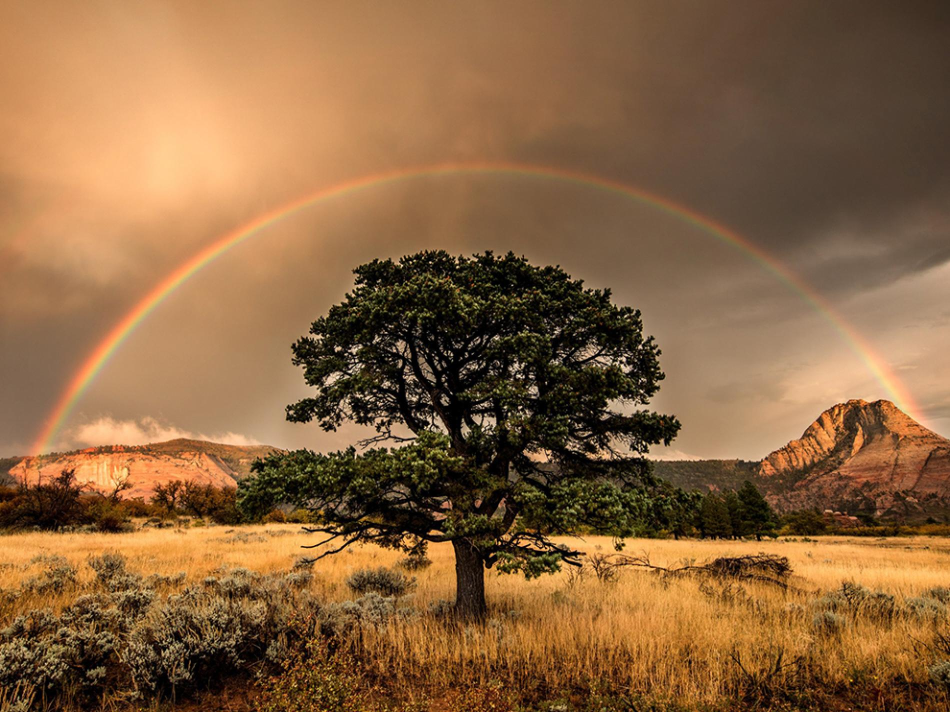
%> input picture assignments_prog/hw03/CS1674-HW03/Rainbow.jpg, 1900 x 1424 px (shown at 1/2 size)
$ octave partIII.m   (GNU Octave 9; MATLAB toolbox functions it lacks are replaced by stand-ins)
%> lines starting %> are read from the running program, lines starting %| are printed output that depends on the picture
### assignments_prog/hw03/pyramids.m
function [ G, L] = pyramid_resize( im, fil )%%%%%%%%%%%%%%%%%%%%%%%%%%%%%%%%%%%%%%%%%%%%%
% (6) Your code should include a function with signature
% [G, L] = pyramids(im, fil);,
% where G is the Gaussian pyramid and L is the Laplacian pyramid,
% while im is a grayscale image
% and fil is the output of fspecial('gaussian', hsize, sigma).
% G should be a cell array such that G{i} returns the i-th level
% of the Gaussian pyramid.
% Similarly L{i} should return the i-th level of the Laplacian pyramid.

% assign input variables
im_filter = fil;
image = im;

% define output values
G = {};
L = {};

% gaussian of laplacian
for i = 1:5
    % gaussian blur
    im_blur = imfilter(image, im_filter);
    G{i} = im_blur;

    %%%%%%%%%%%%%%%%%%%%%%%%%%%%%%%%%%%%%%%%%%%%%
    % (3) To compute the Laplacian at each stage, remember that your images
    % (pre- and post-blurring) should be of the same size,
    % but the image you store in the actual pyramid should be scaled down
    % by a factor of 2

    % laplacian details
    im_details = image - im_blur;
    L{i} = im_details;


    %%%%%%%%%%%%%%%%%%%%%%%%%%%%%%%%%%%%%%%%%%%%%
    % (4) To scale an image down, simply ignore every other pixel.
    % For example, you can retrieve only pixels in increments of 2.
    % In Matlab, the way to do that is e.g. im = im(1:2:end, 1:2:end);
    % downsample by a factor of 2
    image = im_blur(1:2:end, 1:2:end);
    figure; imshow(image);

    %%%%%%%%%%%%%%%%%%%%%%%%%%%%%%%%%%%%%%%%%%%%%
    % (5) Use the same filter at each step.

    % >>>> Done, because this is a For-loop....

end


end

### assignments_prog/hw03/partIII.m
%%%%%%%%%%%%%%%%%%%%%%%%%%%%%%%%%%%%%%%%%%%%%%%%%%%%%%%%%%%%%%%%%%%%%%%
% @author:  Anthony (Tony) Poerio (adp59@pitt.edu)
%
% CS1674 - Computer Vision
% Programming Assignment #03
% Fall 2016
%%%%%%%%%%%%%%%%%%%%%%%%%%%%%%%%%%%%%%%%%%%%%%%%%%%%%%%%%%%%%%%%%%%%%%%

% Part III: Image Pyramids (15 points)
%%%%%%%%%%%%%%%%%%%%%%%%%%%%%%%%%%%%%%%%%%%%%
% In this problem, you will illustrate different levels of detail in an image,
% using image pyramids, as discussed in class.


%%%%%%%%%%%%%%%%%%%%%%%%%%%%%%%%%%%%%%%%%%%%%
% (1)  Choose an image that has an interesting variety of texture
% (from Flickr/Google/Bing or your own images).
% The image should be at least 640x480 pixels and converted to grayscale.
% Use the Matlab function rgb2gray.
image = imread('CS1674-HW03/Rainbow.jpg');
%> image is the input picture: size 1424x1900x3 uint8; mean R, G, B 138.7, 100.9, 64.6
image = imresize(image, 0.5);
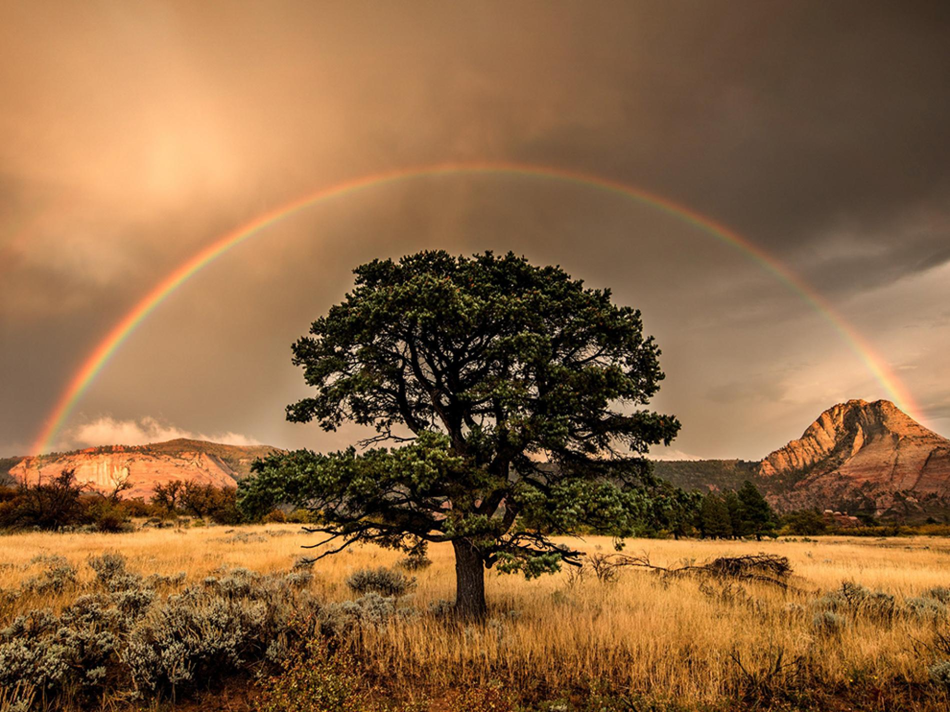
%> image: size 712x950x3 uint8; mean R, G, B 138.7, 100.9, 64.6
image = rgb2gray(image);
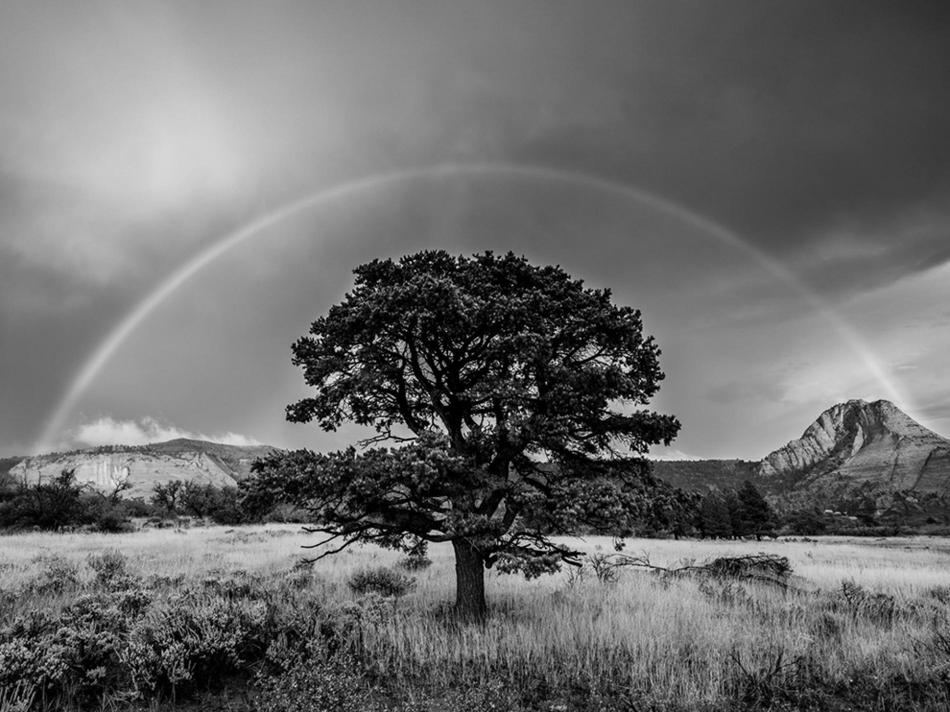
%> image: size 712x950 uint8; min 0, max 237, mean 108.1


%%%%%%%%%%%%%%%%%%%%%%%%%%%%%%%%%%%%%%%%%%%%%
% (2) Write code for a Gaussian and Laplacian pyramids of level N (use for loops).
% In each level, the resolution should be reduced by a factor of 2.
% As discussed in class, before each subsampling, the image should be blurred;
% use the Matlab function imfilter.

% N = 5, just as a starting point for experimentation
N = 5;

% gaussian of laplacian
for y = 1:N
    % gaussian blur
    im_filter = fspecial('gaussian', 30, 10);
    im_blur = imfilter(image, im_filter);

    %%%%%%%%%%%%%%%%%%%%%%%%%%%%%%%%%%%%%%%%%%%%%
    % (3) To compute the Laplacian at each stage, remember that your images
    % (pre- and post-blurring) should be of the same size,
    % but the image you store in the actual pyramid should be scaled down
    % by a factor of 2

    % laplacian details
    im_details = image - im_blur;


    %%%%%%%%%%%%%%%%%%%%%%%%%%%%%%%%%%%%%%%%%%%%%
    % (4) To scale an image down, simply ignore every other pixel.
    % For example, you can retrieve only pixels in increments of 2.
    % In Matlab, the way to do that is e.g. im = im(1:2:end, 1:2:end);
    % downsample by a factor of 2
    image = image(1:2:end, 1:2:end);
    figure; imshow(image);

    %%%%%%%%%%%%%%%%%%%%%%%%%%%%%%%%%%%%%%%%%%%%%
    % (5) Use the same filter at each step.

    % >>>> Done, because this is a For-loop....

end
%> this loop made 5 passes
%> pass 1, `im_blur = imfilter(image, im_filter);`:
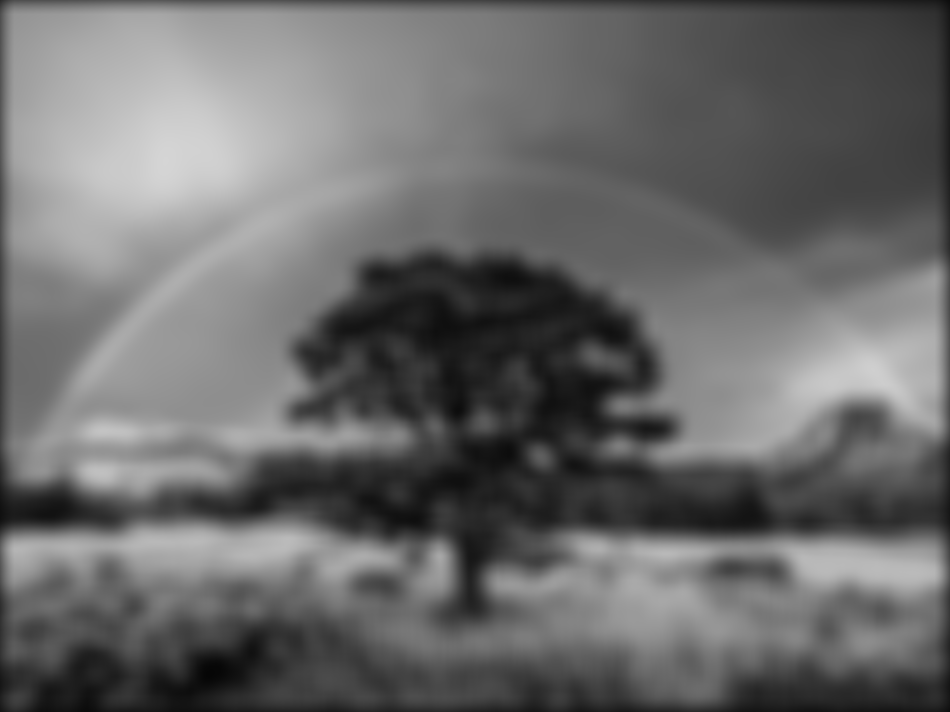
%> im_blur: size 712x950 uint8; min 6, max 213, mean 106.6
%> pass 1, `im_details = image - im_blur;`:
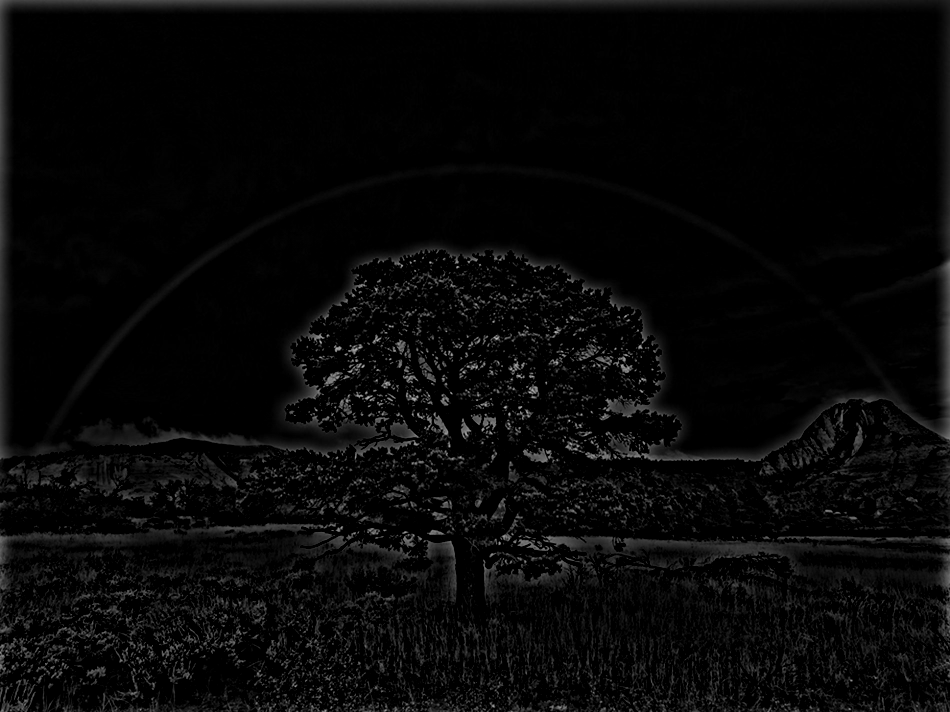
%> im_details: size 712x950 uint8; min 0, max 194, mean 7.8
%> pass 1, `image = image(1:2:end, 1:2:end);`:
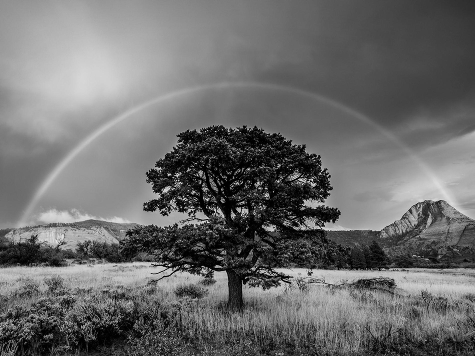
%> image: size 356x475 uint8; min 0, max 232, mean 108.1
%> pass 2, `im_blur = imfilter(image, im_filter);`:
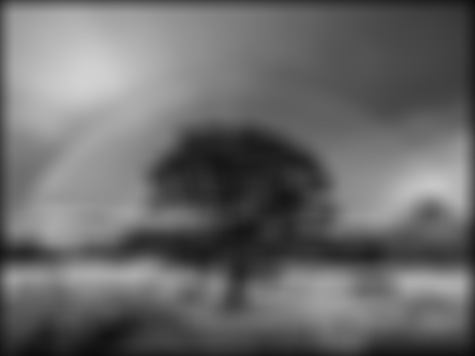
%> im_blur: size 356x475 uint8; min 12, max 210, mean 105.2


%%%%%%%%%%%%%%%%%%%%%%%%%%%%%%%%%%%%%%%%%%%%%
% (6) Your code should include a function with signature
% [G, L] = pyramids(im, fil);,
% where G is the Gaussian pyramid and L is the Laplacian pyramid,
% while im is a grayscale image
% and fil is the output of fspecial('gaussian', hsize, sigma).
% G should be a cell array such that G{i} returns the i-th level
% of the Gaussian pyramid.
% Similarly L{i} should return the i-th level of the Laplacian pyramid.

% >>> SEE:  'pyramids.m'

%%%%%%%%%%%%%%%%%%%%%%%%%%%%%%%%%%%%%%%%%%%%%
% (7) Set L{n} = G{n};

% Use the Matlab function rgb2gray.
image = imread('CS1674-HW03/Rainbow.jpg');
image = imresize(image, 0.5);
image = rgb2gray(image);

% also set the filter
im_filter = fspecial('gaussian', 30, 10);


[G, L] = pyramids(image, im_filter);
%> the loop in pyramid_resize, `for i = 1:5` made 5 passes
%> pass 2, in pyramid_resize, `im_details = image - im_blur;`:
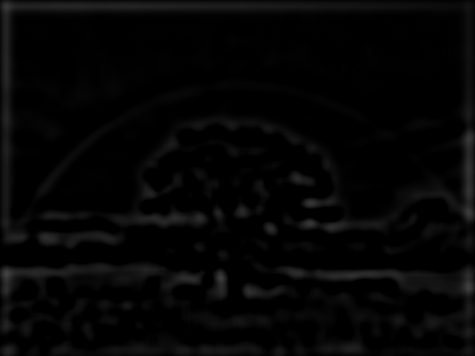
%> im_details: size 356x475 uint8; min 0, max 67, mean 5.2
%> after the loop in pyramid_resize, `for i = 1:5`: G = 5 items
%> G = 5 items; L = 5 items


%%%%%%%%%%%%%%%%%%%%%%%%%%%%%%%%%%%%%%%%%%%%%
% (8) Your code should also include a script titled image_pyramids.m that
% loads the image, runs the pyramids code, and shows the pyramids.
% Show a Gaussian and Laplacian pyramid of level 5 for your chosen image
% using your code. You can show each G{i} and L{i} separately,
% resulting in 10 separate figures which you label appropriately using title,
%or you can show them together in 1 subplot with 10 figures or
% 2 subplots with 5 figures. You can (but don't have to) also use the
% tight_subplot function to format your plot.

% Show all of these at the same size.

for y = 1:5
    % print gaussian with labels
    str = 'Gaussian Number ';
    str = strcat(str, num2str(y));
    figure; imshow(G{y}); title(str);
end

for y = 1:5
    % print laplacian with labels
    str = 'Laplacian Number ';
    str = strcat(str, num2str(y));
    figure; imshow(L{y}); title(str);
end

%%%%%%%%%%%%%%%%%%%%%%%%%%%%%%%%%%%%%%%%%%%%%
% (9)  Also include the original image you chose and the image
% pyramid figure(s) in your submission.

$ run again, with assignments_prog/hw03/CS1674-HW03/cardinal1.jpg copied over assignments_prog/hw03/CS1674-HW03/Rainbow.jpg
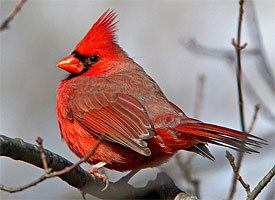
%> input picture assignments_prog/hw03/CS1674-HW03/cardinal1.jpg, 275 x 200 px
%> image is the input picture: size 200x275x3 uint8; mean R, G, B 154.3, 130.1, 127.9
%> the loop `for y = 1:N` made 5 passes
%> pass 1, `im_details = image - im_blur;`:
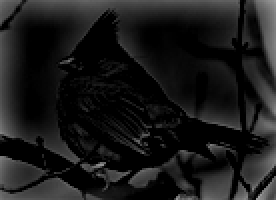
%> im_details: size 100x138 uint8 (shown 2 times larger); min 0, max 158, mean 25.5
%> after the loop `for y = 1:N`: image = [160 188 177 189 199; 167 122 137 188 170; 186 116 73 59 205; 154 143 61 106 76]
%> the loop in pyramid_resize, `for i = 1:5` made 5 passes
%> pass 2, in pyramid_resize, `image = im_blur(1:2:end, 1:2:end);`:
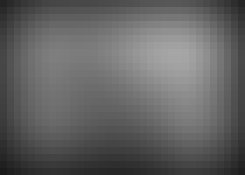
%> image: size 25x35 uint8 (shown 7 times larger); min 27, max 166, mean 97.9
%> after the loop in pyramid_resize, `for i = 1:5`: G = 5 items

$ run again, with assignments_prog/hw03/CS1674-HW03/leopard1.jpg copied over assignments_prog/hw03/CS1674-HW03/Rainbow.jpg
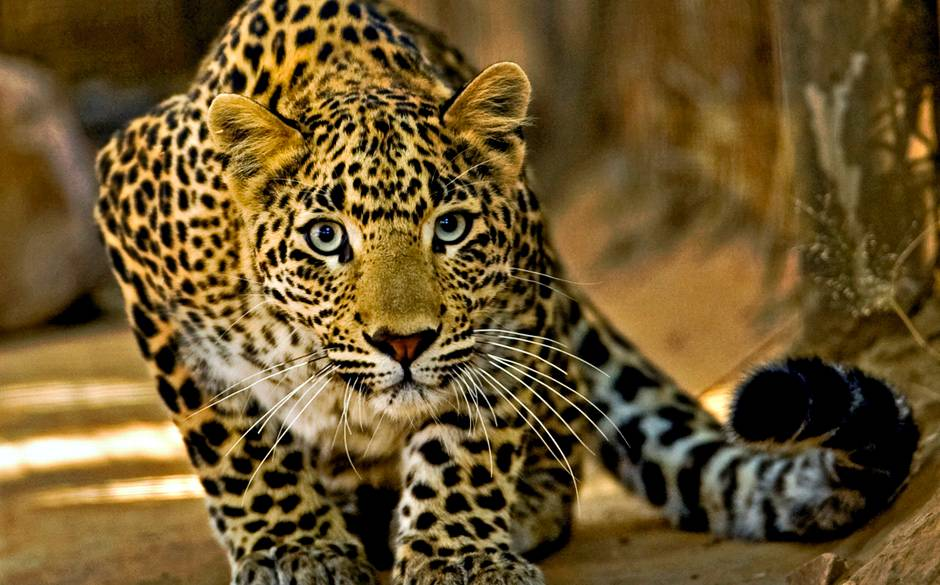
%> input picture assignments_prog/hw03/CS1674-HW03/leopard1.jpg, 940 x 585 px
%> image is the input picture: size 585x940x3 uint8; mean R, G, B 108.3, 85.6, 44.2
%> the loop in pyramid_resize, `for i = 1:5` made 5 passes
%> pass 2, in pyramid_resize, `im_details = image - im_blur;`:
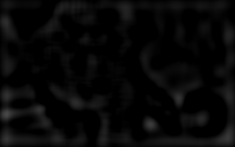
%> im_details: size 147x235 uint8; min 0, max 71, mean 7.6
%> after the loop in pyramid_resize, `for i = 1:5`: G = 5 items
